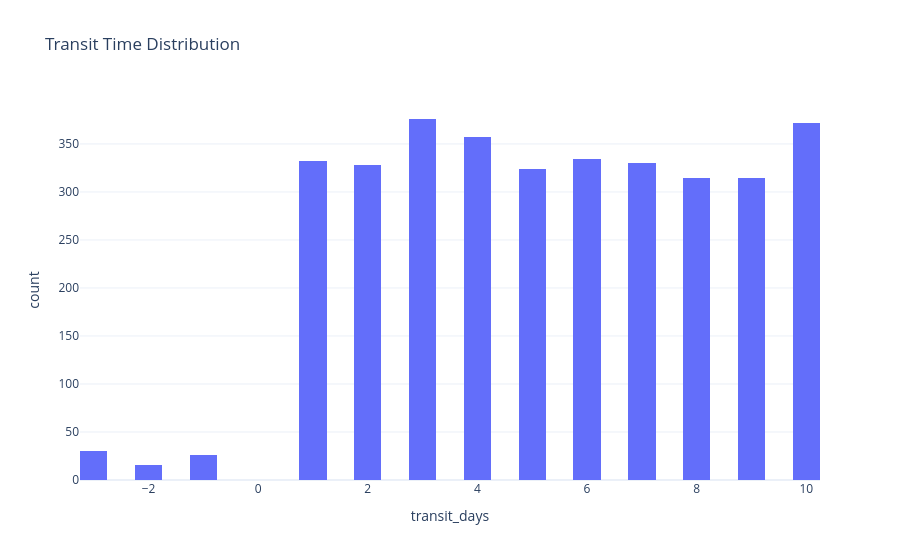

Notebook cell for this chart:
### Code cell
fig = px.histogram(

    completed,

    x="transit_days",

    nbins=30,

    title="Transit Time Distribution",

    template="plotly_white"

)

fig.show()

### Figure 1 — Plotly figure (JSON) as saved in the notebook; plotly's stock layout.template omitted (floating-point values rounded to 4 significant figures; data arrays with more than 128 entries replaced by an {"elided": "..."} marker saying what was removed)
{"data": [{"bingroup": "x", "hovertemplate": "transit_days=%{x}<br>count=%{y}<extra></extra>", "legendgroup": "", "marker": {"color": "#636efa", "pattern": {"shape": ""}}, "name": "", "nbinsx": 30, "orientation": "v", "showlegend": false, "type": "histogram", "x": {"elided": "3455 float values"}, "xaxis": "x", "yaxis": "y"}], "layout": {"barmode": "relative", "legend": {"tracegroupgap": 0}, "title": {"text": "Transit Time Distribution"}, "xaxis": {"anchor": "y", "domain": [0, 1], "title": {"text": "transit_days"}}, "yaxis": {"anchor": "x", "domain": [0, 1], "title": {"text": "count"}}}}
